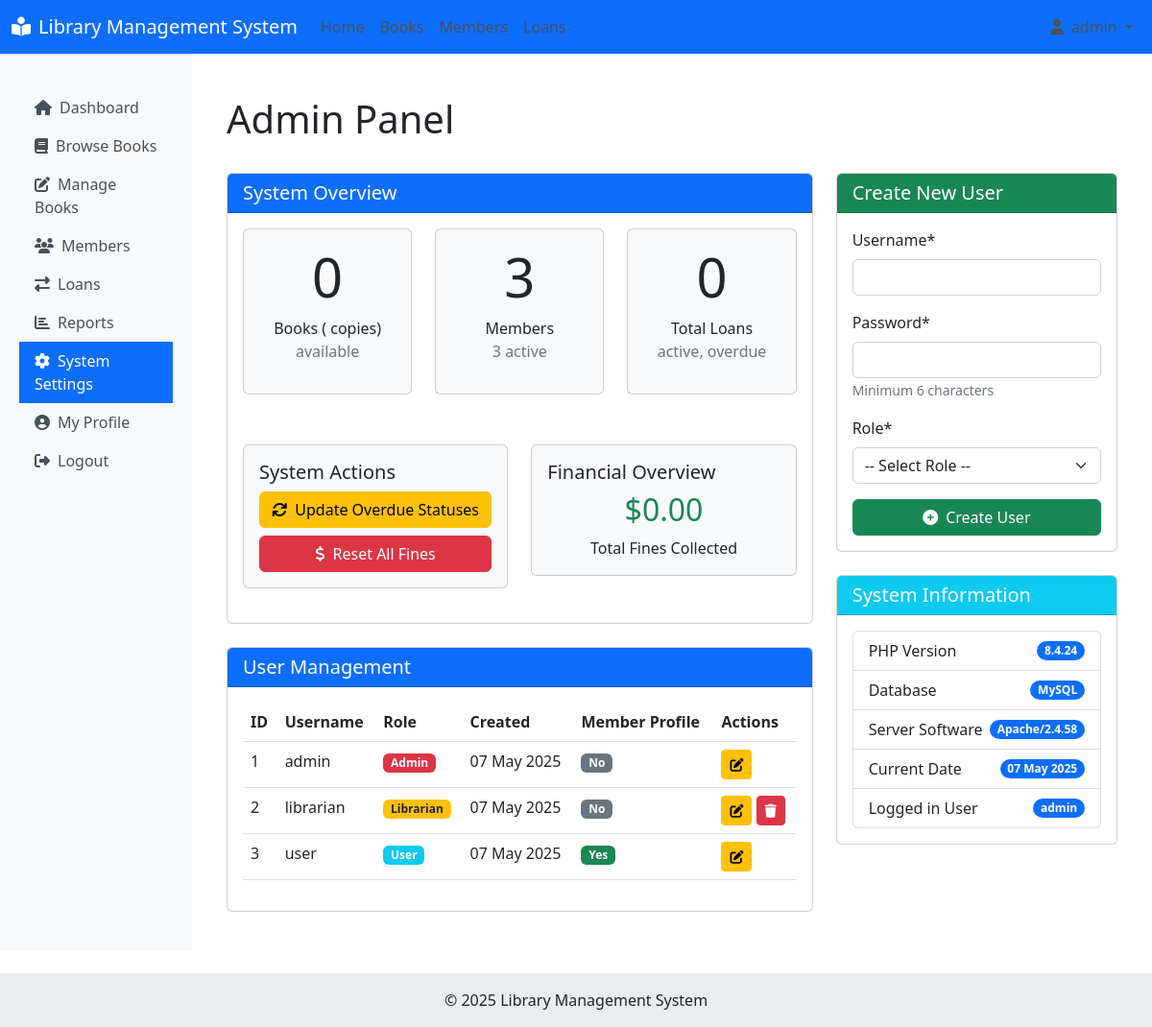
/admin.php (signed in), run on the app's committed database.
### tables this page shows
CREATE TABLE users (
    id INT AUTO_INCREMENT PRIMARY KEY,
    username VARCHAR(50) NOT NULL UNIQUE,
    password VARCHAR(255) NOT NULL,
    role ENUM('admin', 'librarian', 'user') NOT NULL DEFAULT 'user',
    created_at TIMESTAMP DEFAULT CURRENT_TIMESTAMP
);

### includes/auth.php (called while the page is built, shortened)
<?php
class Auth {
    public function getCurrentUserId() {
        return isset($_SESSION['user_id']) ? $_SESSION['user_id'] : null;
    }
}

### admin.php (the view, shortened to what this page needs)
<?php
include_once 'includes/header.php';
$database = new Database();
$db = $database->getConnection();
$users_query = "SELECT u.id, u.username, u.role, u.created_at,
               (SELECT COUNT(*) FROM members WHERE user_id = u.id) as has_member_profile
               FROM users u
               ORDER BY u.username";
$users_stmt = $db->prepare($users_query);
$users_stmt->execute();
$users = $users_stmt->fetchAll(PDO::FETCH_ASSOC);
$stats = [
    'total_books' => 0,
    'total_members' => 0,
    'total_loans' => 0,
    'active_loans' => 0,
    'overdue_books' => 0,
    'total_fines' => 0
];
$book_query = "SELECT COUNT(*) as total, SUM(total_copies) as total_copies, SUM(available_copies) as available_copies FROM books";
$book_stmt = $db->prepare($book_query);
$book_stmt->execute();
$book_stats = $book_stmt->fetch(PDO::FETCH_ASSOC);
$stats['total_books'] = $book_stats['total'];
$stats['total_copies'] = $book_stats['total_copies'];
$stats['available_copies'] = $book_stats['available_copies'];
$member_query = "SELECT COUNT(*) as total,
                SUM(CASE WHEN membership_status = 'active' THEN 1 ELSE 0 END) as active_members
                FROM members";
$member_stmt = $db->prepare($member_query);
$member_stmt->execute();
$member_stats = $member_stmt->fetch(PDO::FETCH_ASSOC);
$stats['total_members'] = $member_stats['total'];
$stats['active_members'] = $member_stats['active_members'];
$loan_query = "SELECT COUNT(*) as total,
              SUM(CASE WHEN status = 'checked_out' THEN 1 ELSE 0 END) as active_loans,
              SUM(CASE WHEN status = 'overdue' THEN 1 ELSE 0 END) as overdue_books,
              SUM(fine) as total_fines
              FROM loan_history";
$loan_stmt = $db->prepare($loan_query);
$loan_stmt->execute();
$loan_stats = $loan_stmt->fetch(PDO::FETCH_ASSOC);
$stats['total_loans'] = $loan_stats['total'];
$stats['active_loans'] = $loan_stats['active_loans'];
$stats['overdue_books'] = $loan_stats['overdue_books'];
$stats['total_fines'] = $loan_stats['total_fines'];
?>
<div class="container mt-4">
    <div class="d-flex justify-content-between align-items-center mb-4">
        <h1>Admin Panel</h1>
    </div>
    <div class="row">
        <div class="col-md-8">
            <div class="card mb-4">
                <div class="card-header bg-primary text-white">
                    <h5 class="mb-0">System Overview</h5>
                </div>
                <div class="card-body">
                    <div class="row">
                        <div class="col-md-4 mb-3">
                            <div class="card bg-light">
                                <div class="card-body text-center">
                                    <h1 class="display-4"><?php echo $stats['total_books']; ?></h1>
                                    <p class="mb-0">Books (<?php echo $stats['total_copies']; ?> copies)</p>
                                    <p class="text-muted"><?php echo $stats['available_copies']; ?> available</p>
                                </div>
                            </div>
                        </div>
                        <div class="col-md-4 mb-3">
                            <div class="card bg-light">
                                <div class="card-body text-center">
                                    <h1 class="display-4"><?php echo $stats['total_members']; ?></h1>
                                    <p class="mb-0">Members</p>
                                    <p class="text-muted"><?php echo $stats['active_members']; ?> active</p>
                                </div>
                            </div>
                        </div>
                        <div class="col-md-4 mb-3">
                            <div class="card bg-light">
                                <div class="card-body text-center">
                                    <h1 class="display-4"><?php echo $stats['total_loans']; ?></h1>
                                    <p class="mb-0">Total Loans</p>
                                    <p class="text-muted"><?php echo $stats['active_loans']; ?> active, <?php echo $stats['overdue_books']; ?> overdue</p>
                                </div>
                            </div>
                        </div>
                    </div>
                    <div class="row mt-3">
                        <div class="col-md-6">
                            <div class="card bg-light">
                                <div class="card-body">
                                    <h5 class="card-title">System Actions</h5>
                                    <div class="d-grid gap-2">
                                        <a href="admin.php?action=update_overdue" class="btn btn-warning">
                                            <i class="fas fa-sync me-2"></i>Update Overdue Statuses
                                        </a>
                                        <a href="admin.php?action=reset_fines" class="btn btn-danger" onclick="return confirm('Are you sure you want to reset all fines?')">
                                            <i class="fas fa-dollar-sign me-2"></i>Reset All Fines
                                        </a>
                                    </div>
                                </div>
                            </div>
                        </div>
                        <div class="col-md-6">
                            <div class="card bg-light">
                                <div class="card-body">
                                    <h5 class="card-title">Financial Overview</h5>
                                    <div class="text-center">
                                        <h2 class="text-success">$<?php echo number_format($stats['total_fines'], 2); ?></h2>
                                        <p class="mb-0">Total Fines Collected</p>
                                    </div>
                                </div>
                            </div>
                        </div>
                    </div>
                </div>
            </div>
            <div class="card">
                <div class="card-header bg-primary text-white">
                    <h5 class="mb-0">User Management</h5>
                </div>
                <div class="card-body">
                    <table class="table table-hover">
                        <thead>
                            <tr>
                                <th>ID</th>
                                <th>Username</th>
                                <th>Role</th>
                                <th>Created</th>
                                <th>Member Profile</th>
                                <th>Actions</th>
                            </tr>
                        </thead>
                        <tbody>
                            <?php foreach($users as $user): ?>
                            <tr>
                                <td><?php echo $user['id']; ?></td>
                                <td><?php echo htmlspecialchars($user['username']); ?></td>
                                <td>
                                    <span class="badge <?php echo $user['role'] == 'admin' ? 'bg-danger' : ($user['role'] == 'librarian' ? 'bg-warning text-dark' : 'bg-info'); ?>">
                                        <?php echo ucfirst($user['role']); ?>
                                    </span>
                                </td>
                                <td><?php echo date('d M Y', strtotime($user['created_at'])); ?></td>
                                <td>
                                    <?php if($user['has_member_profile'] > 0): ?>
                                    <span class="badge bg-success">Yes</span>
                                    <?php else: ?>
                                    <span class="badge bg-secondary">No</span>
                                    <?php endif; ?>
                                </td>
                                <td>
                                    <button type="button" class="btn btn-sm btn-warning" data-bs-toggle="modal" data-bs-target="#editUserModal<?php echo $user['id']; ?>">
                                        <i class="fas fa-edit"></i>
                                    </button>
                                    <?php if($user['id'] != $auth->getCurrentUserId() && $user['has_member_profile'] == 0): ?>
                                    <button type="button" class="btn btn-sm btn-danger" data-bs-toggle="modal" data-bs-target="#deleteUserModal<?php echo $user['id']; ?>">
                                        <i class="fas fa-trash"></i>
                                    </button>
                                    <?php endif; ?>
                                </td>
                            </tr>
                            <?php endforeach; ?>
                        </tbody>
                    </table>
                </div>
            </div>
        </div>
        <div class="col-md-4">
            <div class="card mb-4">
                <div class="card-header bg-success text-white">
                    <h5 class="mb-0">Create New User</h5>
                </div>
                <div class="card-body">
                    <form action="<?php echo htmlspecialchars($_SERVER["PHP_SELF"]); ?>" method="post">
                        <div class="mb-3">
                            <label for="username" class="form-label">Username*</label>
                            <input type="text" class="form-control" id="username" name="username" required>
                        </div>
                        <div class="mb-3">
                            <label for="password" class="form-label">Password*</label>
                            <input type="password" class="form-control" id="password" name="password" required>
                            <small class="text-muted">Minimum 6 characters</small>
                        </div>
                        <div class="mb-3">
                            <label for="role" class="form-label">Role*</label>
                            <select class="form-select" id="role" name="role" required>
                                <option value="">-- Select Role --</option>
                            </select>
                        </div>
                        <div class="d-grid">
                            <button type="submit" name="create_user" class="btn btn-success">
                                <i class="fas fa-plus-circle me-2"></i>Create User
                            </button>
                        </div>
                    </form>
                </div>
            </div>
            <div class="card">
                <div class="card-header bg-info text-white">
                    <h5 class="mb-0">System Information</h5>
                </div>
                <div class="card-body">
                    <ul class="list-group">
                        <li class="list-group-item d-flex justify-content-between align-items-center">
                            <span>PHP Version</span>
                            <span class="badge bg-primary rounded-pill"><?php echo phpversion(); ?></span>
                        </li>
                        <li class="list-group-item d-flex justify-content-between align-items-center">
                            <span>Database</span>
                            <span class="badge bg-primary rounded-pill">MySQL</span>
                        </li>
                        <li class="list-group-item d-flex justify-content-between align-items-center">
                            <span>Server Software</span>
                            <span class="badge bg-primary rounded-pill"><?php echo $_SERVER['SERVER_SOFTWARE']; ?></span>
                        </li>
                        <li class="list-group-item d-flex justify-content-between align-items-center">
                            <span>Current Date</span>
                            <span class="badge bg-primary rounded-pill"><?php echo date('d M Y'); ?></span>
                        </li>
                        <li class="list-group-item d-flex justify-content-between align-items-center">
                            <span>Logged in User</span>
                            <span class="badge bg-primary rounded-pill"><?php echo $_SESSION['username']; ?></span>
                        </li>
                    </ul>
                </div>
            </div>
        </div>
    </div>
</div>
<?php
include_once 'includes/footer.php';
?>

### includes/header.php (style rules this page uses)
.card { margin-bottom: 20px; }

### data on the page
users: id "1", username "admin", role "Admin", created_at "07 May 2025", shows "No"
users: id "2", username "librarian", role "Librarian", created_at "07 May 2025", shows "No"
users: id "3", username "user", role "User", created_at "07 May 2025", shows "Yes"

### other printed values
$stats['total_books'] "0"
$stats['total_members'] "3"
$stats['active_members'] "3"
$stats['total_loans'] "0"
$stats['total_fines'] "0.00"
phpversion() "8.4.24"
$_SERVER['SERVER_SOFTWARE'] "Apache/2.4.58"
$_SESSION['username'] "admin"
